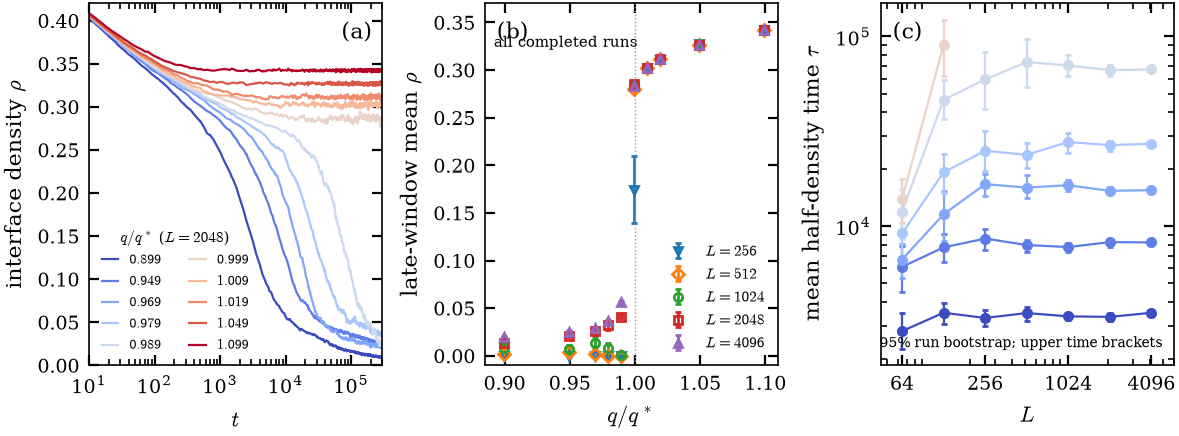

The script that drew this image:
"""V2: unfiltered late-window densities and explicitly censored decay times."""
import csv
import os
from pathlib import Path
from common import ROOT, PAGE, label, save, project_path
import matplotlib.pyplot as plt
import numpy as np
from campaign.v2.analysis.io import read_timeseries

from common import QSTAR05 as QREF
RESULTS=Path(ROOT)/'campaign/v2/results/bulk'
if not (RESULTS/'summary.csv').exists():
    raise SystemExit('Run python3 -m campaign.v2.analysis.bulk before making the v2 figure.')
rows=list(csv.DictReader((RESULTS/'summary.csv').open()))
for r in rows:
    for k,v in list(r.items()):
        try:r[k]=float(v)
        except ValueError:pass
fig,axs=plt.subplots(1,3,figsize=(PAGE,2.35),gridspec_kw=dict(wspace=.35))
qs=sorted({r['q'] for r in rows});colors={q:plt.get_cmap('coolwarm')(i/(len(qs)-1)) for i,q in enumerate(qs)}
runrows=list(csv.DictReader((RESULTS/'runs.csv').open()))
for q in qs:
    choices=[r for r in runrows if int(r['Lx'])==2048 and float(r['q'])==q]
    if choices:
        _,ts=read_timeseries(project_path(choices[0]['path']));ok=ts[:,0]>=10
        axs[0].plot(ts[ok,0],ts[ok,2],color=colors[q],lw=.8,label=f'${q/QREF:.3f}$')
axs[0].set(xscale='log',xlabel='$t$',ylabel=r'interface density $\rho$',xlim=(10,3e5),ylim=(0,.42))
axs[0].legend(fontsize=5,ncol=2,title=r'$q/q^*$ ($L=2048$)',title_fontsize=5.5,loc='lower left',handlelength=1.2)
marks={256:'v',512:'D',1024:'o',2048:'s',4096:'^'}
for L,mk in marks.items():
    rr=sorted((r for r in rows if r['Lx']==L),key=lambda r:r['q'])
    axs[1].errorbar([r['q']/QREF for r in rr],[r['rho_all_mean'] for r in rr],
                    [r['rho_all_sem'] for r in rr],fmt=mk,ms=3,mfc='none',capsize=1,label=f'$L={L}$')
axs[1].axvline(1,color='.6',lw=.5,ls=':')
axs[1].set(xlabel=r'$q/q^*$',ylabel=r'late-window mean $\rho$',xlim=(.885,1.11),ylim=(-.01,.37))
axs[1].legend(fontsize=5.5,loc='lower right')
axs[1].text(.03,.88,'all completed runs',transform=axs[1].transAxes,fontsize=5.5)
for q in qs:
    if q>=QREF:continue
    rr=sorted((r for r in rows if r['q']==q and r['half_events']==r['n']),key=lambda r:r['Lx'])
    if rr:
        val=np.array([r['half_rmst'] for r in rr]);lo=np.array([r['half_rmst_low'] for r in rr]);hi=np.array([r['half_rmst_high'] for r in rr])
        axs[2].errorbar([r['Lx'] for r in rr],val,yerr=[val-lo,hi-val],fmt='o-',color=colors[q],ms=3,lw=.8,capsize=1)
axs[2].set(xscale='log',yscale='log',xlabel='$L$',ylabel=r'mean half-density time $\tau$',xlim=(45,6000))
axs[2].set_xticks([64,256,1024,4096],['64','256','1024','4096'])
axs[2].text(.96,.05,'95% run bootstrap; upper time brackets',transform=axs[2].transAxes,ha='right',fontsize=5)
for ax,s in zip(axs,'abc'):label(ax,f'({s})',x=.04 if s!='a' else .86)
save(fig,'fig_bulk05')
